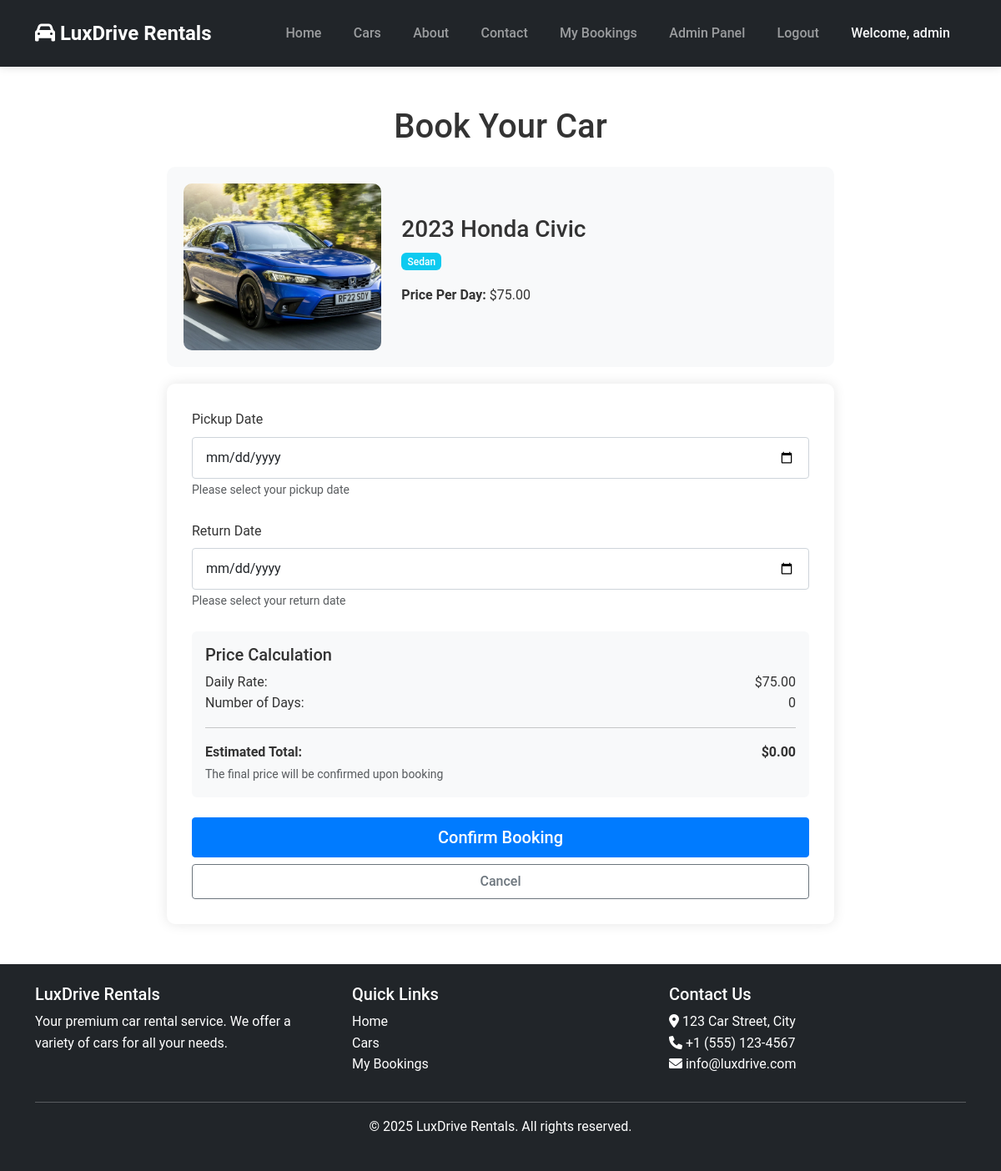
Screenshot of /book/3/ (signed in) with the database file from the repository.
### rental/models.py (models this page shows, shortened)
class Car(models.Model):
    make = models.CharField(max_length=50)
    model = models.CharField(max_length=50)
    year = models.IntegerField()
    price_per_day = models.DecimalField(max_digits=10, decimal_places=2)
    available = models.BooleanField(default=True)
    added_by_admin = models.ForeignKey(Admin, on_delete=models.CASCADE)
    added_date = models.DateTimeField(auto_now_add=True)
    image = models.ImageField(upload_to='cars/', null=True, blank=True)
    category = models.CharField(max_length=50, choices=[
        ('luxury', 'Luxury'),
        ('offroad', 'Offroad'),
        ('sedan', 'Sedan'),
        ('suv', 'SUV'),
        ('sports', 'Sports'),
    ], default='sedan')
    def __str__(self):
        return f"{self.year} {self.make} {self.model}"

### rental/views.py (the view, shortened to what this page needs)
# urls.py: path('book/<int:car_id>/', views.book_car, name='book_car'),
@login_required
def book_car(request, car_id):
    car = get_object_or_404(Car, id=car_id)
    context = {
        'car': car,
        'min_date': datetime.now().date(),
        'min_return_date': datetime.now().date() + timedelta(days=1)
    }
    return render(request, 'rental/book_car.html', context)

### rental/templates/rental/book_car.html (shortened to what this page needs)
{% extends 'rental/base.html' %} {% load static %}
 {% block content %}
<div class="container my-5">
  <div class="booking-container">
    <h1 class="text-center mb-4">Book Your Car</h1>
    <div class="car-summary">
      <div class="row align-items-center">
        <div class="col-md-4">
          {% if car.image %}
          <img src="{{ car.image.url }}" class="car-image" alt="{{ car }}" />
          {% else %}
          <img
            src="{% static 'images/car-placeholder.jpg' %}"
            class="car-image"
            alt="{{ car }}"
          />
          {% endif %}
        </div>
        <div class="col-md-8">
          <h3>{{ car.year }} {{ car.make }} {{ car.model }}</h3>
          <p class="text-capitalize">
            <span class="badge bg-info">{{ car.category }}</span>
          </p>
          <p><strong>Price Per Day:</strong> ${{ car.price_per_day }}</p>
        </div>
      </div>
    </div>
    <div class="booking-form">
      <form method="post" action="{% url 'rental:book_car' car_id=car.id %}">
        <div class="mb-4">
          <label for="booking_date" class="form-label">Pickup Date</label>
          <input
            type="date"
            class="form-control"
            id="booking_date"
            name="booking_date"
            min="{{ min_date|date:'Y-m-d' }}"
            required
          />
          <small class="text-muted">Please select your pickup date</small>
        </div>
        <div class="mb-4">
          <label for="return_date" class="form-label">Return Date</label>
          <input
            type="date"
            class="form-control"
            id="return_date"
            name="return_date"
            min="{{ min_return_date|date:'Y-m-d' }}"
            required
          />
          <small class="text-muted">Please select your return date</small>
        </div>
        <div class="mb-4 p-3 bg-light rounded">
          <h5>Price Calculation</h5>
          <div class="d-flex justify-content-between">
            <span>Daily Rate:</span>
            <span>${{ car.price_per_day }}</span>
          </div>
          <div class="d-flex justify-content-between">
            <span>Number of Days:</span>
            <span id="num_days">0</span>
          </div>
          <hr />
          <div class="d-flex justify-content-between">
            <strong>Estimated Total:</strong>
            <strong id="total_price">$0.00</strong>
          </div>
          <small class="text-muted"
            >The final price will be confirmed upon booking</small
          >
        </div>
        <div class="d-grid gap-2">
          <button type="submit" class="btn btn-primary btn-lg">
            Confirm Booking
          </button>
          <a
            href="{% url 'rental:car_detail' car_id=car.id %}"
            class="btn btn-outline-secondary"
            >Cancel</a
          >
        </div>
      </form>
    </div>
  </div>
</div>
{% endblock %}

### rental/templates/rental/base.html (shortened to what this page needs)
<!DOCTYPE html>
<html lang="en">
  <head>
    {% load static %}
    <link
      href="https://cdn.jsdelivr.net/npm/bootstrap@5.3.0/dist/css/bootstrap.min.css"
      rel="stylesheet"
    />
    <link
      rel="stylesheet"
      href="https://cdnjs.cloudflare.com/ajax/libs/font-awesome/6.0.0/css/all.min.css"
    />
    <link rel="stylesheet" href="{% static 'css/style.css' %}" />
  </head>
  <body>
    <nav class="navbar navbar-expand-lg navbar-dark bg-dark">
      <div class="container">
        <a class="navbar-brand" href="{% url 'rental:home' %}">
          <i class="fas fa-car"></i> LuxDrive Rentals
        </a>
        <div class="collapse navbar-collapse" id="navbarNav">
          <ul class="navbar-nav ms-auto">
            <li class="nav-item">
              <a
                class="nav-link {% if request.path == '/' %}active{% endif %}"
                href="{% url 'rental:home' %}"
                >Home</a
              >
            </li>
            {% if user.is_authenticated %}
            <li class="nav-item">
              <a
                class="nav-link {% if 'cars' in request.path %}active{% endif %}"
                href="{% url 'rental:car_list' %}"
                >Cars</a
              >
            </li>
            {% endif %}
            <li class="nav-item">
              <a
                class="nav-link {% if 'about' in request.path %}active{% endif %}"
                href="{% url 'rental:about' %}"
                >About</a
              >
            </li>
            <li class="nav-item">
              <a
                class="nav-link {% if 'contact' in request.path %}active{% endif %}"
                href="{% url 'rental:contact' %}"
                >Contact</a
              >
            </li>
            {% if user.is_authenticated %}
            <li class="nav-item">
              <a
                class="nav-link {% if 'my-bookings' in request.path %}active{% endif %}"
                href="{% url 'rental:my_bookings' %}"
                >My Bookings</a
              >
            </li>
            {% if user.is_staff %}
            <li class="nav-item">
              <a class="nav-link" href="{% url 'admin:index' %}">Admin Panel</a>
            </li>
            {% endif %}
            <li class="nav-item">
              <a class="nav-link" href="{% url 'rental:logout' %}">Logout</a>
            </li>
            <li class="nav-item">
              <span class="nav-link text-light"
                >Welcome, {{ user.username }}</span
              >
            </li>
            {% endif %}
          </ul>
        </div>
      </div>
    </nav>
    <main>{% block content %}{% endblock %}</main>
    <footer class="bg-dark text-white py-4 mt-5">
      <div class="container">
        <div class="row">
          <div class="col-md-4">
            <h5>LuxDrive Rentals</h5>
            <p>
              Your premium car rental service. We offer a variety of cars for
              all your needs.
            </p>
          </div>
          <div class="col-md-4">
            <h5>Quick Links</h5>
            <ul class="list-unstyled">
              <li>
                <a href="{% url 'rental:home' %}" class="text-white">Home</a>
              </li>
              <li>
                <a href="{% url 'rental:car_list' %}" class="text-white"
                  >Cars</a
                >
              </li>
              {% if user.is_authenticated %}
              <li>
                <a href="{% url 'rental:my_bookings' %}" class="text-white"
                  >My Bookings</a
                >
              </li>
              {% endif %}
            </ul>
          </div>
          <div class="col-md-4">
            <h5>Contact Us</h5>
            <address>
              <i class="fas fa-map-marker-alt"></i> 123 Car Street, City<br />
              <i class="fas fa-phone"></i> +1 (555) 123-4567<br />
              <i class="fas fa-envelope"></i> info@luxdrive.com
            </address>
          </div>
        </div>
        <hr />
        <div class="text-center">
          <p>&copy; {% now "Y" %} LuxDrive Rentals. All rights reserved.</p>
        </div>
      </div>
    </footer>
  </body>
</html>

### rental/static/css/style.css (style rules this page uses)
:root { --primary-color: #007bff; --secondary-color: #6c757d; --success-color: #28a745; --danger-color: #dc3545; --warning-color: #ffc107; --info-color: #17a2b8; --light-color: #f8f9fa; --dark-color: #343a40; }
body { font-family: "Roboto", sans-serif; color: #333; line-height: 1.6; }
a { transition: all 0.3s ease; }
.btn { border-radius: 0.25rem; font-weight: 500; padding: 0.5rem 1rem; transition: all 0.3s ease; }
.btn-primary { background-color: var(--primary-color); border-color: var(--primary-color); }
.navbar { padding: 1rem 0; box-shadow: 0 2px 10px rgba(0, 0, 0, 0.1); }
.navbar-brand { font-weight: 700; font-size: 1.5rem; }
.nav-link { font-weight: 500; padding: 0.5rem 1rem !important; margin: 0 0.2rem; }
footer { margin-top: 3rem; }
footer a { color: #fff; text-decoration: none; }
.badge { padding: 0.4em 0.6em; font-weight: 500; }
.form-control { border-radius: 0.25rem; padding: 0.75rem 1rem; border: 1px solid #ced4da; }

### rental/templates/rental/book_car.html (style rules this page uses)
.booking-container { max-width: 800px; margin: 0 auto; }
.car-summary { padding: 20px; background-color: #f8f9fa; border-radius: 10px; margin-bottom: 20px; }
.booking-form { padding: 30px; border-radius: 10px; background-color: white; box-shadow: 0 0 15px rgba(0, 0, 0, 0.1); }
.car-image { border-radius: 10px; width: 100%; height: 200px; object-fit: cover; }

### rows the page displays
Car: image (picture), year "2023", make "Honda", model "Civic", category "Sedan", price_per_day "75.00"

### other values shown
{{ user.username }} "admin"
